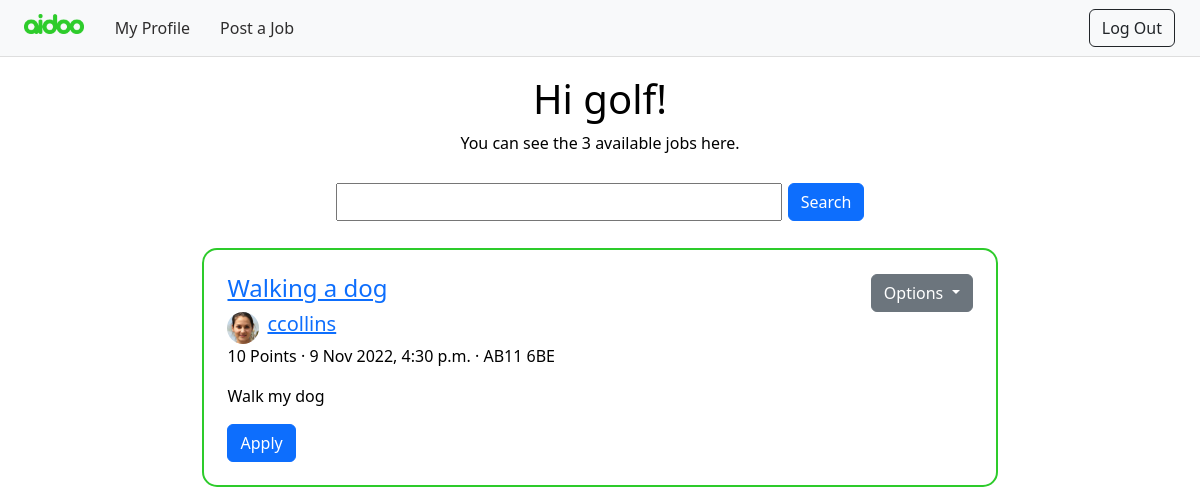
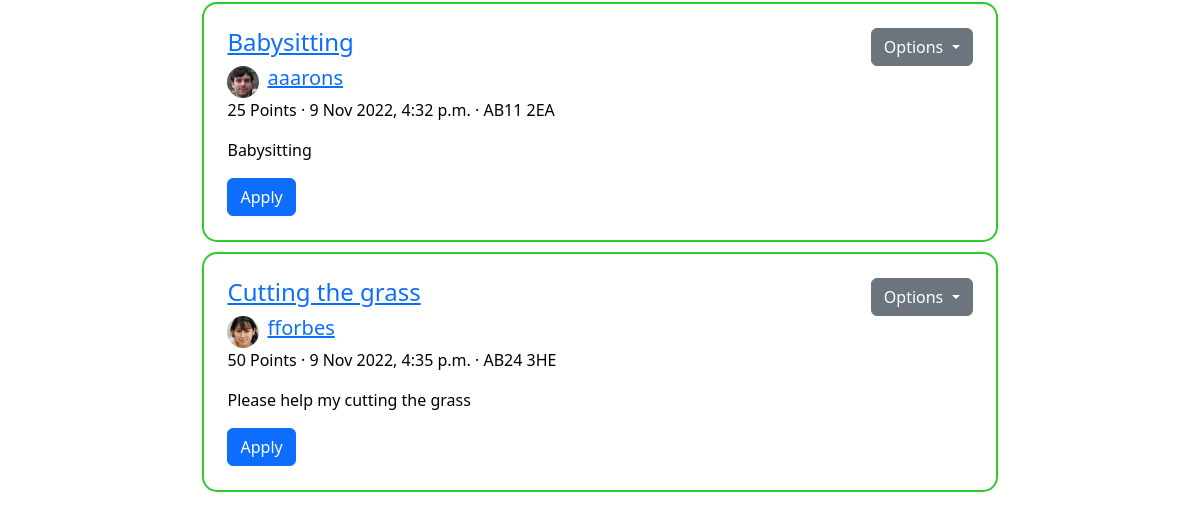
Before: /jobs/ (signed in) with the older database file (2 pictures, top to bottom).
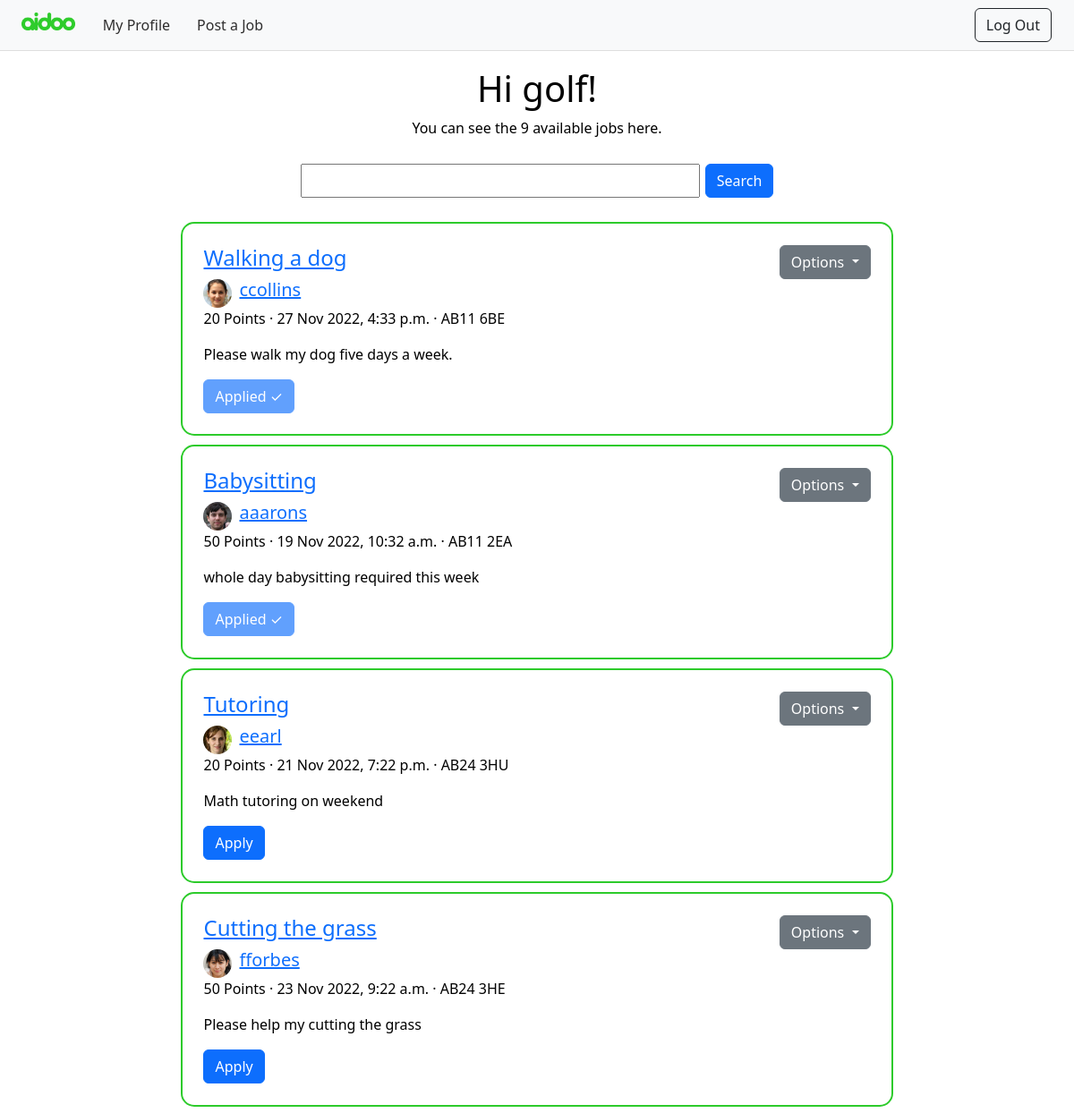
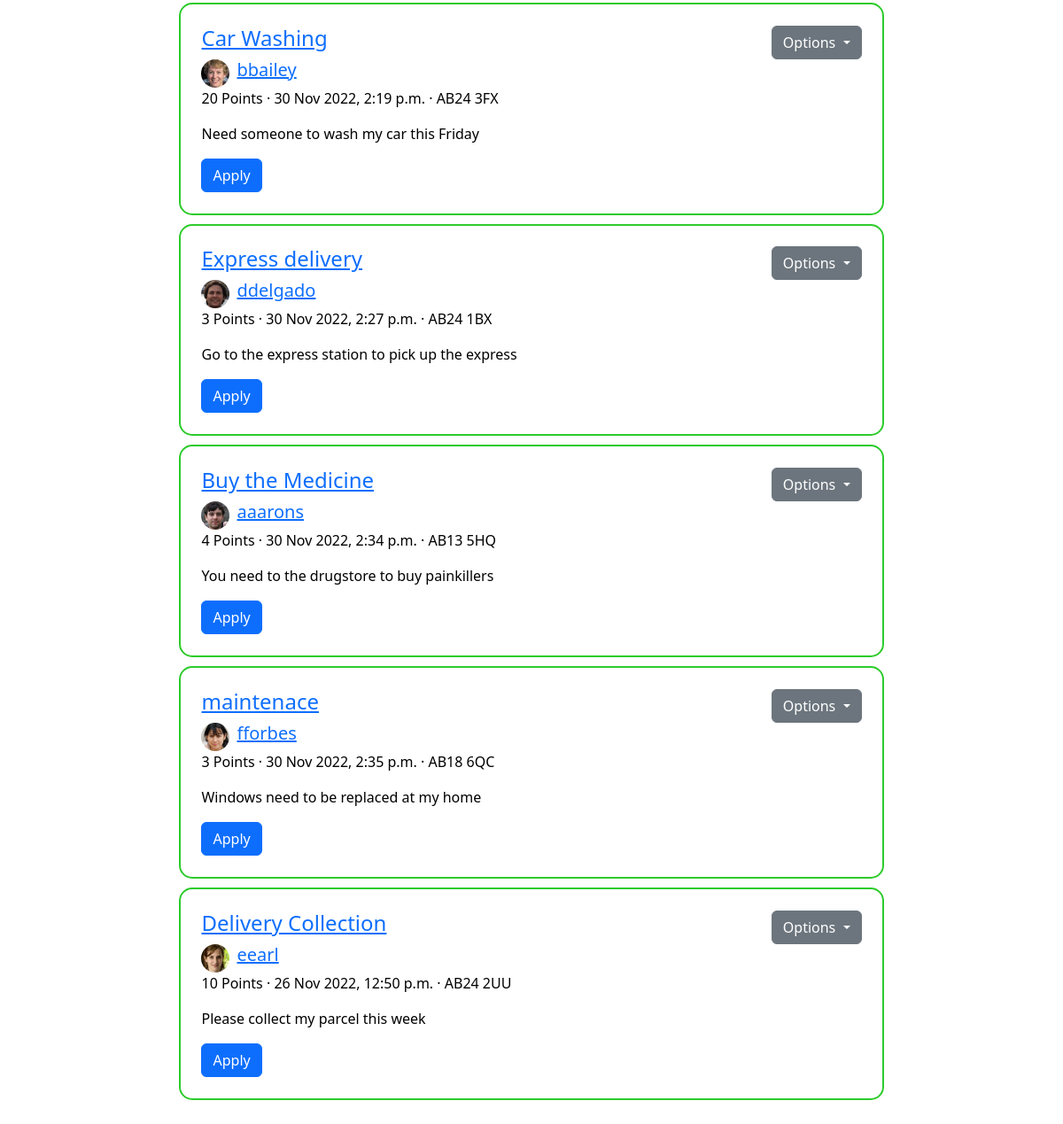
After: the same page with the newer database file (2 pictures, top to bottom).
### jobs/models.py (models this page shows)
class Job(models.Model):
    job_id = models.BigAutoField(primary_key=True)
    poster_id = models.ForeignKey(User, on_delete=models.CASCADE)
    location = models.CharField(max_length=8)
    job_title = models.CharField(max_length=50)
    job_short_description = models.CharField(max_length=50)
    job_description = models.CharField(max_length=1000)
    posting_time = models.DateTimeField(default=timezone.now)
    points = models.IntegerField(validators=[MinValueValidator(1)])
    deadline = models.DateField(default=None, blank=True, null=True)
    hidden = models.BooleanField(default=False)
    assigned = models.BooleanField(default=False)
    completed = models.BooleanField(default=False)

### userprofile/models.py (models this page shows)
class User(AbstractUser):
    balance = models.IntegerField(default=0)
    date_of_birth = models.DateField()
    rating = models.FloatField(default=0)
    REQUIRED_FIELDS = ["first_name", "last_name", "email", "date_of_birth"]

### jobs/views.py (the view)
# urls.py: path("", views.JobsView.as_view(), name="home"),
class JobsView(ListView):
    model = Job
    template_name = "home.html"
    context_object_name = "jobs"
    def get_queryset(self):
        filter_val = self.request.GET.get("search_title", "")
        return Job.objects.filter(
            hidden=False, assigned=False, job_title__icontains=filter_val
        ).exclude(poster_id_id=self.request.user.id)
    def job_count(self):
        return self.get_queryset().count()
    def get_context_data(self, **kwargs):
        context = super().get_context_data(**kwargs)
        context["save_for_later"] = [
            i.job_id.job_id
            for i in Bookmark.objects.filter(user_id=self.request.user.id)
        ]
        context["jobs_applied"] = [
            i.job_id.job_id
            for i in Application.objects.filter(applicant_id=self.request.user.id)
        ]
        context["jobs_count"] = self.job_count()
        return context

### templates/home.html (shortened to what this page needs)
{% extends 'base.html' %}
{% block content %}
<nav class="navbar navbar-expand-lg navbar-light bg-light sticky-top">
  <a class="navbar-brand" href="{% url 'home' %}"><img class="img-fluid" width="60" height="70" src="../static/assets/logo_full.png"/></a>
  <div class="collapse navbar-collapse" id="navbarNav">
    <ul class="navbar-nav">
      <li class="nav-item">
        <a class="nav-link" href="{% url 'me' %}">My Profile</a>
      </li>
      <li class="nav-item">
        <a class="nav-link" href="{% url 'post' %}">Post a Job</a>
      </li>
    </ul>
    <ul class="navbar-nav ms-auto">
      <li class="nav-item">
        <a class="btn btn-outline-dark" href="{% url 'logout' %}">Log Out</a>
      </li>
    </ul>
  </div>
</nav>
<div class="container">
  <div class="hello text-center">
    <h1>Hi {{ user.username }}!</h1>
    <p>You can see the {{jobs_count}} available jobs here. </p>
  </div>
  <form class="searchform d-flex justify-content-center" method ="get">
    <input class="searchbar" type="text" value='{{request.GET.search_title}}' name="search_title"/>
    <button class="btn btn-primary" type="submit">Search</button>
  </form>
  <div class="row d-flex justify-content-center">
    <div class="col jobs-scroll mb-5">
      {% for job in jobs %}
        <div class="job-card" class="container">
          <div class="d-flex justify-content-between">
            <h4><a href="{% url 'jobdetails' job.job_id %}">{{ job.job_title }}</a></h4>
            <div class="dropdown">
              <button class="btn btn-secondary dropdown-toggle"
                type="button" id="dropdownMenuButton" data-toggle="dropdown"
                aria-haspopup="true" aria-expanded="false">Options
              </button>
            </div>
          </div>
          <div class="d-flex justify-content-start">
            <a href="{% url 'userdetails' job.poster_id.id %}">
              <img src="../static/assets/pfp/{{job.poster_id.id}}.jpeg">
            </a>
            <h5><a href="{% url 'userdetails' job.poster_id.id %}">{{ job.poster_id.username }}</a></h5>
          </div>
          <p>{{ job.points }} Points · {{ job.posting_time }} · {{ job.location }}</p>
          <p>{{ job.job_short_description }}</p>
          <button
            {% if job.job_id in jobs_applied %} disabled {% endif %}
            class="btn btn-primary"
            onclick="apply('{{user.id }}','{{ job.job_id }}')"
            id = "btnApply{{ job.job_id }}">
            {% if job.job_id in jobs_applied %}
              Applied ✓
            {% else %}
              Apply
            {% endif %}
          </button>
        </div>
      {% endfor %}
    </div>
  </div>
</div>
{% endblock %}

Changed rows visible on the page:
changed Job "Walking a dog": points "10" → "20"; posting_time "9 Nov 2022, 4:30 p.m." → "27 Nov 2022, 4:33 p.m."; job_short_description "Walk my dog" → "Please walk my dog five days a week."; text "Apply" → "Applied ✓"
changed Job "Babysitting": points "25" → "50"; posting_time "9 Nov 2022, 4:32 p.m." → "19 Nov 2022, 10:32 a.m."; job_short_description "Babysitting" → "whole day babysitting required this week"; text "Apply" → "Applied ✓"
now on this page (row edited): Job: job_title "Tutoring", poster_id.username "eearl", points "20", posting_time "21 Nov 2022, 7:22 p.m.", location "AB24 3HU", job_short_description "Math tutoring on weekend", shows "Apply"
changed Job "Cutting the grass": posting_time "9 Nov 2022, 4:35 p.m." → "23 Nov 2022, 9:22 a.m."
added Job: job_title "Car Washing", shows a picture, poster_id.username "bbailey", points "20", posting_time "30 Nov 2022, 2:19 p.m.", location "AB24 3FX", job_short_description "Need someone to wash my car this Friday", shows "Apply"
added Job: job_title "Express delivery", shows a picture, poster_id.username "ddelgado", points "3", posting_time "30 Nov 2022, 2:27 p.m.", location "AB24 1BX", job_short_description "Go to the express station to pick up the express", shows "Apply"
added Job: job_title "Buy the Medicine", poster_id.username "aaarons", points "4", posting_time "30 Nov 2022, 2:34 p.m.", location "AB13 5HQ", job_short_description "You need to the drugstore to buy painkillers", shows "Apply"
added Job: job_title "maintenace", poster_id.username "fforbes", points "3", posting_time "30 Nov 2022, 2:35 p.m.", location "AB18 6QC", job_short_description "Windows need to be replaced at my home", shows "Apply"
added Job: job_title "Delivery Collection", poster_id.username "eearl", points "10", posting_time "26 Nov 2022, 12:50 p.m.", location "AB24 2UU", job_short_description "Please collect my parcel this week", shows "Apply"
Other visible differences:
{{ jobs_count }}: "3" → "9"
